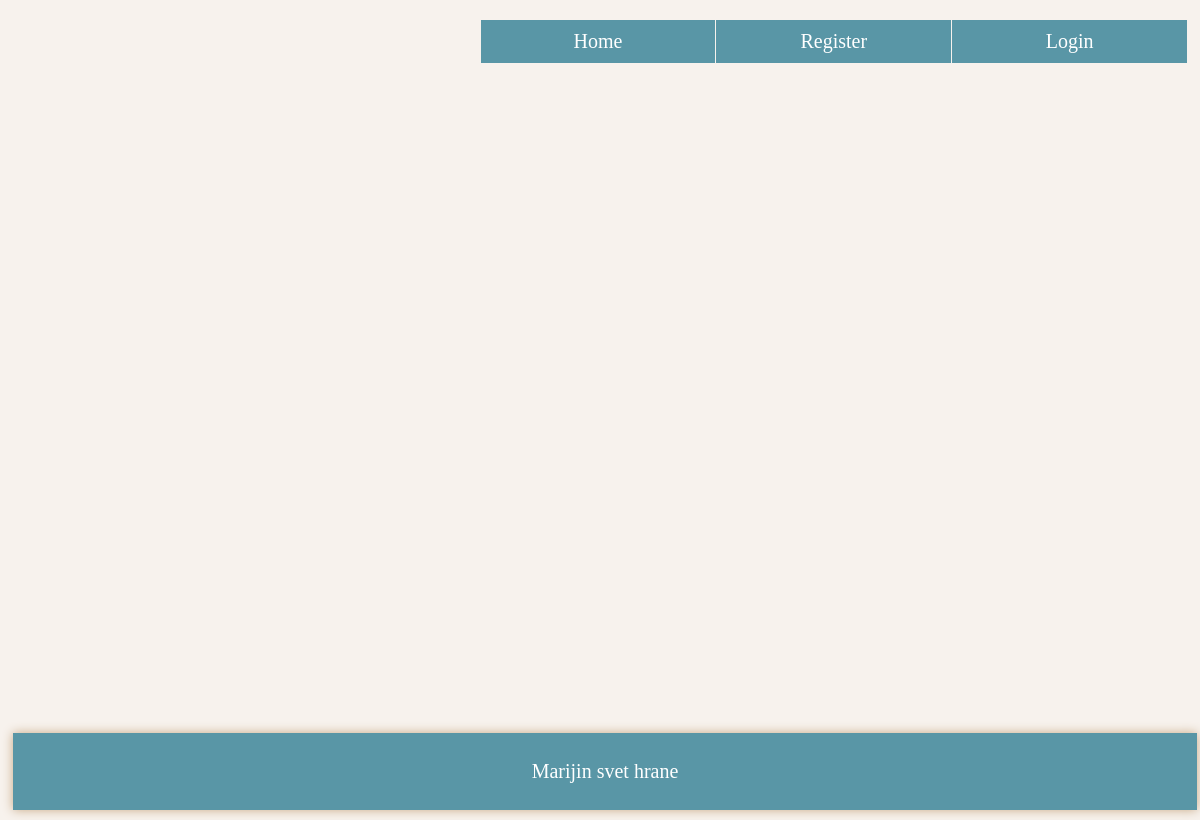
/, run on an earlier commit of the app's database.
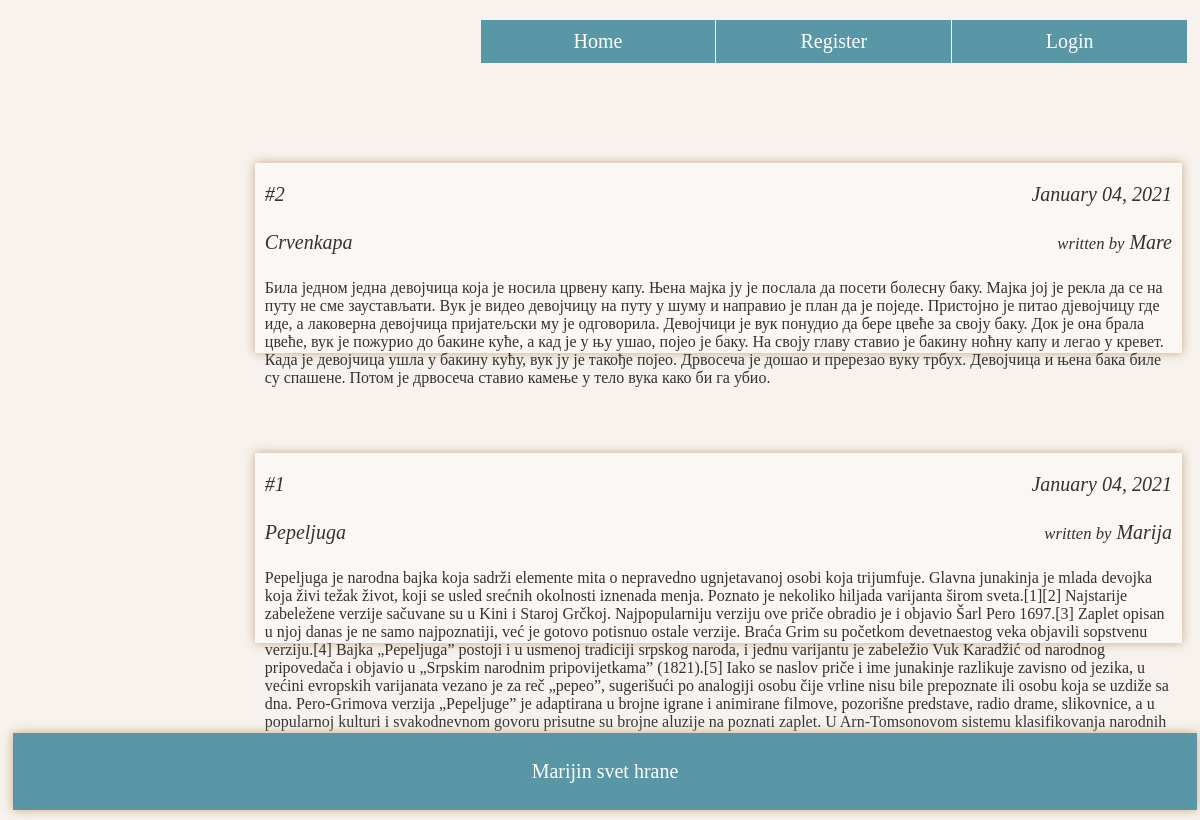
And on a later commit of the database.
### blog/models.py (models this page shows, shortened)
class Post(models.Model):
    title = models.CharField(max_length=100)
    content = models.TextField()
    date_posted = models.DateTimeField(auto_now_add=True)
    author = models.ForeignKey(User, on_delete=models.CASCADE)

### blog/views.py (the view)
# urls.py: 2. Add a URL to urlpatterns:  path('', views.home, name='home')
def home(request):
	posts = Post.objects.order_by('-date_posted')
	context['posts'] = posts
	return render (request, 'blog/home.html', context)

### blog/templates/blog/home.html (shortened to what this page needs)
{% extends 'blog/base.html' %}
{% block content %}
<div class='column main'>
	{% for post in posts %}
	<div class='content' id='{{post.id}}'>
		<div class='post_header'>
			<div class='post_base'>
				<div class='post_abstract' id='post_abstract_{{ forloop.counter }}'>
					<div class='post_left'><p>#{{ post.id }}</p><p style="font-style: italic;"><a style='color:#333333; text-decoration: none'
						href="{% url 'post-detail' post.id %}">{{ post.title }}</a></p></div>
					<div class='post_right'><p>{{ post.date_posted|date:'F d, Y' }}</p><p><small>written by</small> {{ post.author }}</p></div>
					<br>
					<br>
						<article style="padding: 10px" id='article_{{ forloop.counter }}' >{{ post.content }}</article>
				</div>
		    </div>
		</div>
	</div>
	{% endfor %}
</div>
{% endblock content %}

### blog/templates/blog/base.html (shortened to what this page needs)
{% load static %}
<!DOCTYPE html>
<html>
<head>
  <link rel="stylesheet" type="text/css" href="{% static 'blog/main.css' %}">
</head>
<body>
  <div class='kontejner'>
    <div class='nav'>
      {% if user.is_authenticated %}
      <a href="{% url 'logout' %}">Logout</a>
      <a href="{% url 'profile' %}">{{ user.username }}</a>
      {% else %}
      <a href="{% url 'login' %}">Login</a>
      <a href="{% url 'register' %}">Register</a>
      {% endif %}
      <a href="{% url 'blog-home' %}">Home</a>
    </div>
    <div class='art'>
    {% block content %}{% endblock content %}
    </div>
      <div class="footer"><p>Marijin svet hrane</p></div>
  </div>
</body>
</html>

### blog/static/blog/main.css (style rules this page uses)
html { background-color: #f7f2ed }
* { box-sizing: border-box; }
body { font-family: Palatino Linotype, "Palatino Linotype","Times New Roman", "Droid Serif", Roboto, Arial, Helvetica, sans-serif; }
html, body { height:100%; }
.kontejner { min-height:100%; position: relative; }
.nav { margin: 20px 5px 0 5px; }
.nav ::placeholder { color: #bdd4db; }
.nav a { color: white; font-size: 20px; text-decoration: none; text-align: center; padding:10px 7px 10px 7px; width: 20%; float: right; background-color: #5996a6; margin-left: 1px; }
.column { padding: 10px; color: #333333; margin-top: 70px; float: right; }
.main { width: 80%; }
.content { margin-top: 20px; }
.post_header { margin-bottom: 100px; box-shadow: 0 0 10px #c7a885; background-color: #faf7f4; }
.post_abstract { display: block; height: 190px; }
.post_base p { font-size: 20px; color: #333333; font-style: italic; }
.post_left { float: left; width: 62.5%; }
.post_left p { padding: 0 0 5px 10px; }
.post_right p { padding: 0 10px 5px 0; }
.post_right { float: left; width: 37.5%; text-align: right; }
.art:after { content: ""; display: table; clear: both; }
.footer { position: absolute; bottom: 5px; display: block; background-color: #5996a6; color: white; padding: 7px 10px 7px 10px; width: 100%; text-align: center; box-shadow: 0 0 10px #c7a885; font-size: 20px; margin: 5px; }

What changed in the data, as far as the page shows it:
added Post: id "2", title "Crvenkapa", date_posted "January 04, 2021", author "Mare", content "Била једном једна девојчица која је носила црвену капу. Њена мајка ју је послала да посети болесну баку. Мајка јој је рекла да се на путу не сме заустављати. Вук је видео девојчицу на путу у шуму и направио је план да је поједе. Пристојно је питао дјевојчицу где иде, а лаковерна девојчица пријатељски му је одговорила. Девојчици је вук понудио да бере цвеће за своју баку. Док је она брала цвеће, вук је пожурио до бакине куће, а кад је у њу ушао, појео је баку. На своју главу ставио је бакину ноћну капу и легао у кревет. Када је девојчица ушла у бакину кућу, вук ју је такође појео. Дрвосеча је дошао и пререзао вуку трбух. Девојчица и њена бака биле су спашене. Потом је дрвосеча ставио камење…"
added Post: id "1", title "Pepeljuga", date_posted "January 04, 2021", author "Marija", content "Pepeljuga je narodna bajka koja sadrži elemente mita o nepravedno ugnjetavanoj osobi koja trijumfuje. Glavna junakinja je mlada devojka koja živi težak život, koji se usled srećnih okolnosti iznenada menja. Poznato je nekoliko hiljada varijanta širom sveta.[1][2] Najstarije zabeležene verzije sačuvane su u Kini i Staroj Grčkoj. Najpopularniju verziju ove priče obradio je i objavio Šarl Pero 1697.[3] Zaplet opisan u njoj danas je ne samo najpoznatiji, već je gotovo potisnuo ostale verzije. Braća Grim su početkom devetnaestog veka objavili sopstvenu verziju.[4] Bajka „Pepeljuga” postoji i u usmenoj tradiciji srpskog naroda, i jednu varijantu je zabeležio Vuk Karadžić od narodnog pripovedača i…"
